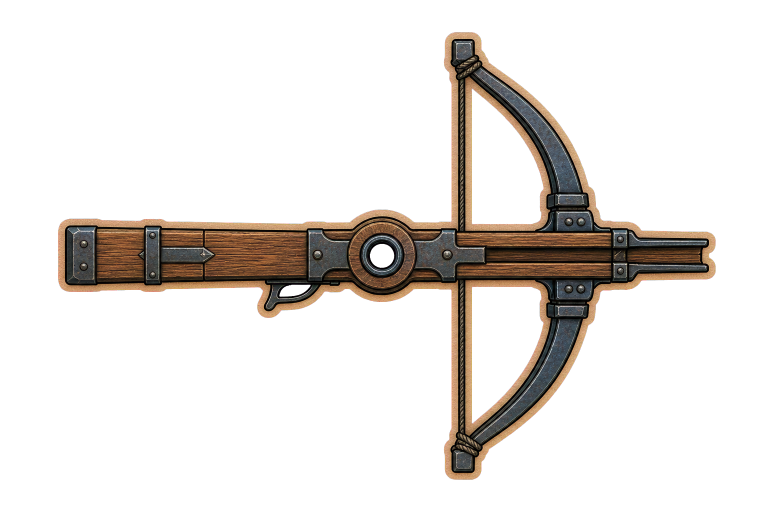
#> input picture v_apha/assets/_archive/crossbow-family-reset-2026-07-22/staging-candidates-modules/fortress_ranged/watchtower__active_addon__light_single_crossbow_v1_alpha_full.png, 1536 x 1024 px, found by its file name (shown at 1/2 size)
$ python prepare_watchtower_light_crossbow.py
#> lines starting #> are read from the running program, lines starting #| are printed output that depends on the picture
#!/usr/bin/env python3
"""Promote the Watchtower crossbow and validate its pivoted rotation envelope."""

from __future__ import annotations

import json
import math
import shutil
from collections import deque
from pathlib import Path

from PIL import Image, ImageDraw, ImageFont


ROOT = Path(__file__).resolve().parents[1]
CANDIDATES = ROOT / "assets/staging/candidates/modules/fortress_ranged"
SOURCE = CANDIDATES / "watchtower__active_addon__light_single_crossbow_v1_chroma.png"
ALPHA_FULL = CANDIDATES / "watchtower__active_addon__light_single_crossbow_v1_alpha_full.png"
CANON = ROOT / "assets/approved/canon/modules/fortress_ranged"
REVIEW = ROOT / "assets/staging/reviews/modules/fortress_ranged"
BASE = CANON / "fortress_ranged__base_token__round_light_v1_alpha.png"
BASE_META = CANON / "fortress_ranged__base_token__round_light_v1.json"
CORE_COMPOSITE = REVIEW / "fortress_ranged__base_socket_lantern_housing_v1_composite.png"

NAME = "watchtower__active_addon__light_single_crossbow_v1"
SCALE_TO_BASE = 0.72


def threshold_bbox(image: Image.Image) -> tuple[int, int, int, int]:
    bbox = image.getchannel("A").point(lambda a: 255 if a > 18 else 0).getbbox()
    if not bbox:
        raise RuntimeError("empty crossbow cutout")
    return bbox


def enclosed_transparent_components(image: Image.Image) -> list[dict]:
    alpha = image.getchannel("A")
    w, h = image.size
    transparent = bytearray(1 if value <= 18 else 0 for value in alpha.getdata())
    seen = bytearray(w * h)
    components = []
    for sy in range(h):
        for sx in range(w):
            start = sy * w + sx
            if not transparent[start] or seen[start]:
                continue
            queue = deque([(sx, sy)])
            seen[start] = 1
            count = 0
            min_x = max_x = sx
            min_y = max_y = sy
            touches_border = False
            sum_x = sum_y = 0
            while queue:
                x, y = queue.popleft()
                count += 1
                sum_x += x
                sum_y += y
                min_x, max_x = min(min_x, x), max(max_x, x)
                min_y, max_y = min(min_y, y), max(max_y, y)
                if x == 0 or y == 0 or x == w - 1 or y == h - 1:
                    touches_border = True
                for nx, ny in ((x - 1, y), (x + 1, y), (x, y - 1), (x, y + 1)):
                    if 0 <= nx < w and 0 <= ny < h:
                        idx = ny * w + nx
                        if transparent[idx] and not seen[idx]:
                            seen[idx] = 1
                            queue.append((nx, ny))
            if not touches_border and count >= 64:
                components.append({
                    "area": count,
                    "bbox": [min_x, min_y, max_x + 1, max_y + 1],
                    "center": [sum_x / count, sum_y / count],
                })
    return components


def checker(size: tuple[int, int], cell: int = 24) -> Image.Image:
    out = Image.new("RGB", size, "#d9d1bd")
    draw = ImageDraw.Draw(out)
    for y in range(0, size[1], cell):
        for x in range(0, size[0], cell):
            if (x // cell + y // cell) % 2:
                draw.rectangle((x, y, x + cell - 1, y + cell - 1), fill="#c8bea7")
    return out.convert("RGBA")


def main() -> None:
    CANON.mkdir(parents=True, exist_ok=True)
    REVIEW.mkdir(parents=True, exist_ok=True)
    full = Image.open(ALPHA_FULL).convert("RGBA")
#> full is the input picture: PIL image 1536x1024 RGBA; mean R, G, B, A 19.3, 15.3, 12, 44.4
    bbox = threshold_bbox(full)
#> in threshold_bbox, `bbox = image.getchannel("A").point(lambda a: 255 if a > 18 else 0).get..`: bbox = (116, 64, 1432, 960)
#> bbox = (116, 64, 1432, 960)
    cutout = full.crop(bbox)
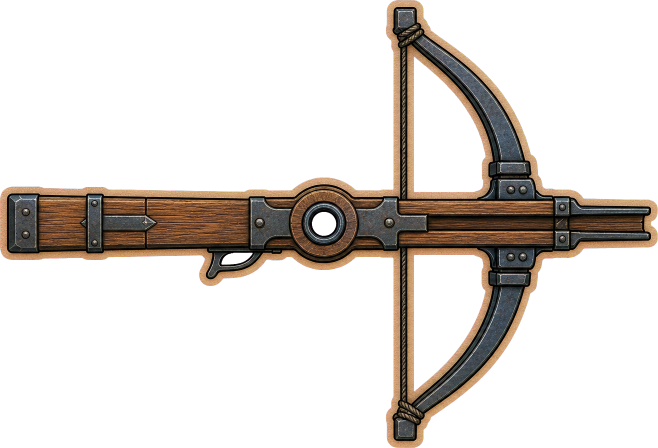
#> cutout: PIL image 1316x896 RGBA (shown at 1/2 size); mean R, G, B, A 25.7, 20.4, 15.9, 59.2; transparent parts drawn white

    components = enclosed_transparent_components(full)
#> in enclosed_transparent_components, `alpha = image.getchannel("A")`:
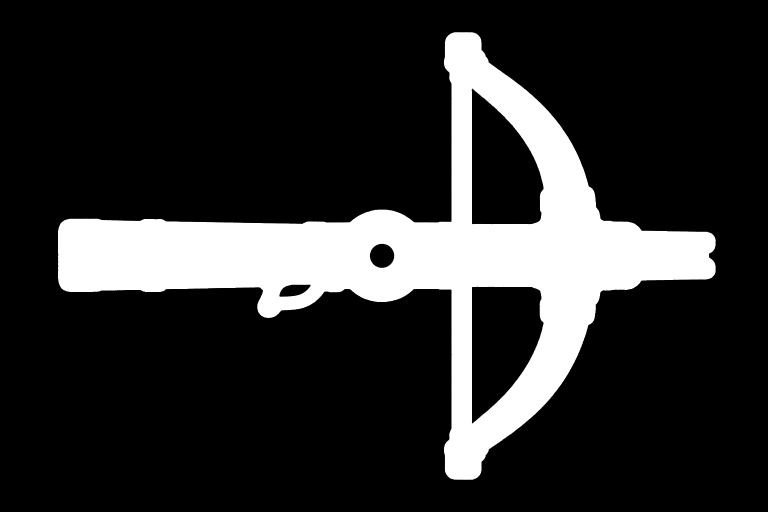
#> alpha: PIL image 1536x1024 L (shown at 1/2 size); min 0, max 255, mean 44.4
#> components = 4 items
    source_center = (full.width / 2, full.height / 2)
#> source_center = (768, 512)
    pivot_component = min(
        components,
        key=lambda c: math.dist(c["center"], source_center),
    )
#> pivot_component = {'area': 1768, 'bbox': [740, 488, 788, 535], 'center': [763.6, 511.1]}
    pivot_source = [round(pivot_component["center"][0]), round(pivot_component["center"][1])]
#> pivot_source = [764, 511]
    pivot = [pivot_source[0] - bbox[0], pivot_source[1] - bbox[1]]
#> pivot = [648, 447]

    alpha_path = CANON / f"{NAME}_alpha.png"
    chroma_path = CANON / f"{NAME}_chroma.png"
    cutout.save(alpha_path, optimize=True)
    shutil.copy2(SOURCE, chroma_path)

    alpha = cutout.getchannel("A")
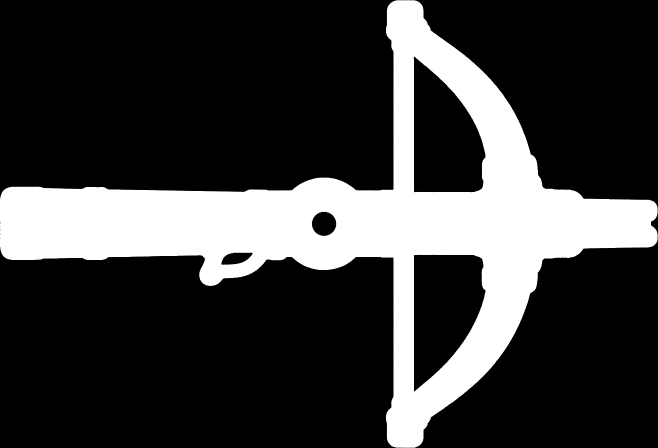
#> alpha: PIL image 1316x896 L (shown at 1/2 size); min 0, max 255, mean 59.2
    visible_points = [(x, y) for y in range(cutout.height) for x in range(cutout.width) if alpha.getpixel((x, y)) > 18]
#> visible_points = 275767 items
    max_x = max(x for x, _ in visible_points)
#> max_x = 1315
    muzzle = [max_x, pivot[1]]
#> muzzle = [1315, 447]

#> (the run stopped early here; a loop or call above may not have finished)

$ run again, with v_apha/assets/_archive/crossbow-family-reset-2026-07-22/approved-canon-modules/fortress_ranged/fortress_ranged__ambient_child__amber_lantern_housing_v1_alpha.png copied over v_apha/assets/_archive/crossbow-family-reset-2026-07-22/staging-candidates-modules/fortress_ranged/watchtower__active_addon__light_single_crossbow_v1_alpha_full.png
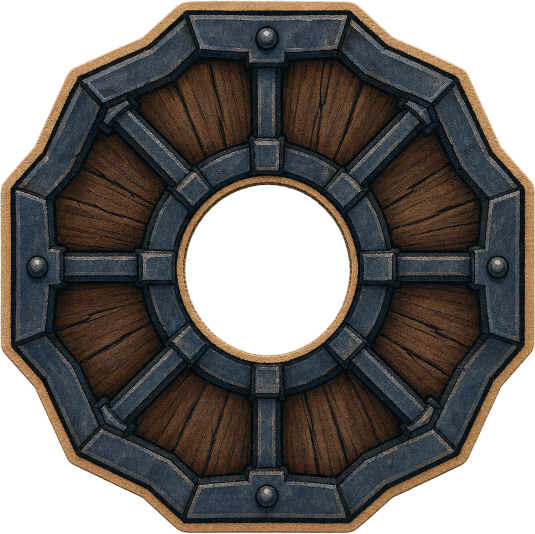
#> input picture v_apha/assets/_archive/crossbow-family-reset-2026-07-22/approved-canon-modules/fortress_ranged/fortress_ranged__ambient_child__amber_lantern_housing_v1_alpha.png, 1070 x 1067 px, found by its file name (shown at 1/2 size)
#> in main, full is the input picture: PIL image 1070x1067 RGBA; mean R, G, B, A 45.3, 41.3, 38, 184.7
#> in threshold_bbox, `bbox = image.getchannel("A").point(lambda a: 255 if a > 18 else 0).get..`: bbox = (0, 1, 1070, 1067)
#> in enclosed_transparent_components, `alpha = image.getchannel("A")`:
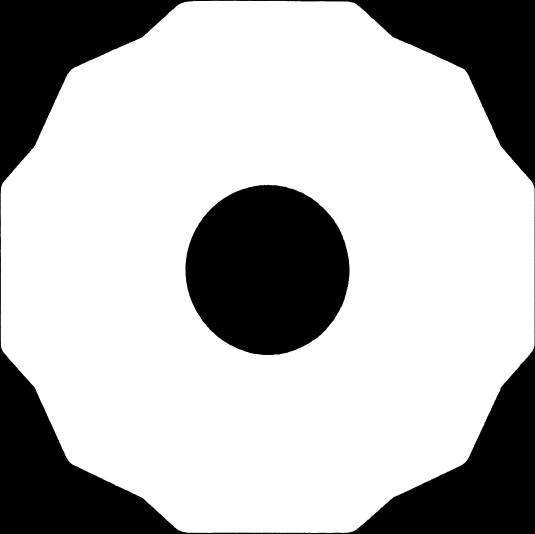
#> alpha: PIL image 1070x1067 L (shown at 1/2 size); min 0, max 255, mean 184.7
#> components = 1 item
#> pivot_component = {'area': 86419, 'bbox': [371, 371, 699, 710], 'center': [534.7, 539.4]}
#> pivot_source = [535, 539]
#> pivot = [535, 538]
#> visible_points = 830005 items
#> max_x = 1069
#> muzzle = [1069, 538]
